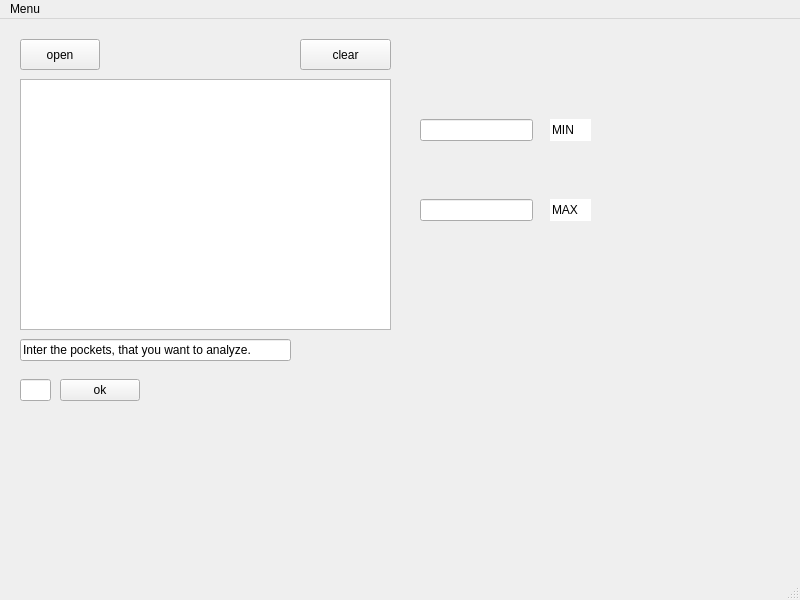
<?xml version="1.0" encoding="UTF-8"?>
<ui version="4.0">
 <class>Sniffer</class>
 <widget class="QMainWindow" name="Sniffer">
  <property name="geometry">
   <rect>
    <x>0</x>
    <y>0</y>
    <width>800</width>
    <height>600</height>
   </rect>
  </property>
  <property name="windowTitle">
   <string>MainWindow</string>
  </property>
  <widget class="QWidget" name="centralwidget">
   <widget class="QPushButton" name="ok">
    <property name="geometry">
     <rect>
      <x>60</x>
      <y>360</y>
      <width>80</width>
      <height>22</height>
     </rect>
    </property>
    <property name="text">
     <string>ok</string>
    </property>
   </widget>
   <widget class="QLineEdit" name="lineEdit">
    <property name="geometry">
     <rect>
      <x>20</x>
      <y>320</y>
      <width>271</width>
      <height>22</height>
     </rect>
    </property>
    <property name="text">
     <string>Inter the pockets, that you want to analyze.</string>
    </property>
   </widget>
   <widget class="QLineEdit" name="number">
    <property name="geometry">
     <rect>
      <x>20</x>
      <y>360</y>
      <width>31</width>
      <height>22</height>
     </rect>
    </property>
   </widget>
   <widget class="QPushButton" name="open">
    <property name="geometry">
     <rect>
      <x>20</x>
      <y>20</y>
      <width>80</width>
      <height>31</height>
     </rect>
    </property>
    <property name="text">
     <string>open</string>
    </property>
   </widget>
   <widget class="QPushButton" name="pushButton_2">
    <property name="geometry">
     <rect>
      <x>300</x>
      <y>20</y>
      <width>91</width>
      <height>31</height>
     </rect>
    </property>
    <property name="text">
     <string>clear</string>
    </property>
   </widget>
   <widget class="QTextBrowser" name="textBrowser">
    <property name="geometry">
     <rect>
      <x>20</x>
      <y>60</y>
      <width>371</width>
      <height>251</height>
     </rect>
    </property>
   </widget>
   <widget class="QLineEdit" name="min">
    <property name="geometry">
     <rect>
      <x>420</x>
      <y>100</y>
      <width>113</width>
      <height>22</height>
     </rect>
    </property>
   </widget>
   <widget class="QLineEdit" name="max">
    <property name="geometry">
     <rect>
      <x>420</x>
      <y>180</y>
      <width>113</width>
      <height>22</height>
     </rect>
    </property>
   </widget>
   <widget class="QLineEdit" name="lineEdit_2">
    <property name="geometry">
     <rect>
      <x>550</x>
      <y>100</y>
      <width>41</width>
      <height>22</height>
     </rect>
    </property>
    <property name="text">
     <string>MIN</string>
    </property>
    <property name="frame">
     <bool>false</bool>
    </property>
   </widget>
   <widget class="QLineEdit" name="lineEdit_3">
    <property name="geometry">
     <rect>
      <x>550</x>
      <y>180</y>
      <width>41</width>
      <height>22</height>
     </rect>
    </property>
    <property name="text">
     <string>MAX</string>
    </property>
    <property name="frame">
     <bool>false</bool>
    </property>
   </widget>
  </widget>
  <widget class="QMenuBar" name="menubar">
   <property name="geometry">
    <rect>
     <x>0</x>
     <y>0</y>
     <width>800</width>
     <height>19</height>
    </rect>
   </property>
   <widget class="QMenu" name="menuMenu">
    <property name="title">
     <string>Menu</string>
    </property>
    <addaction name="actionOpen"/>
    <addaction name="separator"/>
    <addaction name="actionExit"/>
   </widget>
   <addaction name="menuMenu"/>
  </widget>
  <widget class="QStatusBar" name="statusbar"/>
  <action name="actionOpen">
   <property name="text">
    <string>open</string>
   </property>
  </action>
  <action name="actionExit">
   <property name="text">
    <string>exit</string>
   </property>
  </action>
 </widget>
 <resources/>
 <connections/>
</ui>
